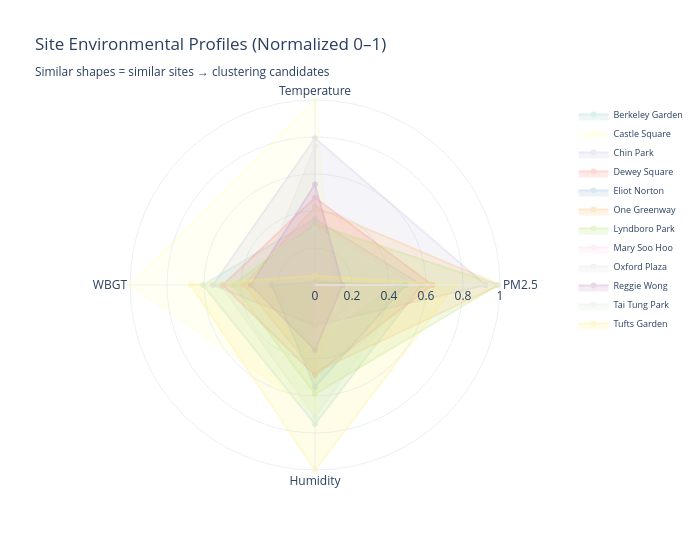

The code cell stored with this chart in its notebook:
### Markdown cell above
### 2.2 — Radar Chart: Multi-Dimensional Site Profiles

Radar charts (spider plots) let us see all four features at once for each site. This makes it easy to spot which sites have "similar shapes" — exactly what clustering will quantify.

> **💡 Teaching Moment:** Radar charts are great for comparing a small number of entities across multiple standardized dimensions. The key word is **standardized** — we need to normalize the features so they're on the same scale, otherwise the feature with the largest range dominates the visual.

### Code cell
# Radar chart — normalize features to 0–1 for visual comparison
from sklearn.preprocessing import MinMaxScaler

radar_features = ['pm25_mean', 'temp_mean', 'wbgt_mean', 'humid_mean']
radar_labels = ['PM2.5', 'Temperature', 'WBGT', 'Humidity']

scaler_mm = MinMaxScaler()
normalized = pd.DataFrame(
    scaler_mm.fit_transform(site_profiles[radar_features]),
    columns=radar_labels,
    index=site_profiles.index
)

# Color palette for 12 sites
colors = px.colors.qualitative.Set3[:12]

fig = go.Figure()
for i, (site_id, row) in enumerate(normalized.iterrows()):
    values = row.tolist() + [row.tolist()[0]]  # close the polygon
    fig.add_trace(go.Scatterpolar(
        r=values,
        theta=radar_labels + [radar_labels[0]],
        fill='toself',
        name=site_names[site_id],
        opacity=0.3,
        line=dict(color=colors[i], width=2)
    ))

fig.update_layout(
    polar=dict(radialaxis=dict(visible=True, range=[0, 1])),
    title='Site Environmental Profiles (Normalized 0–1)<br><sub>Similar shapes = similar sites → clustering candidates</sub>',
    template='plotly_white',
    width=700, height=550,
    showlegend=True,
    legend=dict(font=dict(size=9), x=1.05)
)
fig.show()

print("🔍 Notice how the radar shapes naturally group:")
print("   • One Greenway, Lyndboro, Chin Park → large PM2.5 spikes")
print("   • Oxford, Reggie Wong, Mary Soo Hoo → compact, low profiles")
print("   • Castle Square → unique shape (high temp, high WBGT, low PM2.5)")

### Figure 1 — Plotly figure (JSON) as saved in the notebook; plotly's stock layout.template omitted (floating-point values rounded to 4 significant figures)
{"data": [{"fill": "toself", "line": {"color": "rgb(141,211,199)", "width": 2}, "name": "Berkeley Garden", "opacity": 0.3, "r": [0.5755, 0.3571, 0.6048, 0.7518, 0.5755], "theta": ["PM2.5", "Temperature", "WBGT", "Humidity", "PM2.5"], "type": "scatterpolar"}, {"fill": "toself", "line": {"color": "rgb(255,255,179)", "width": 2}, "name": "Castle Square", "opacity": 0.3, "r": [0.08633, 1, 1, 0.6838, 0.08633], "theta": ["PM2.5", "Temperature", "WBGT", "Humidity", "PM2.5"], "type": "scatterpolar"}, {"fill": "toself", "line": {"color": "rgb(190,186,218)", "width": 2}, "name": "Chin Park", "opacity": 0.3, "r": [0.9209, 0.7929, 0.5509, 0.2187, 0.9209], "theta": ["PM2.5", "Temperature", "WBGT", "Humidity", "PM2.5"], "type": "scatterpolar"}, {"fill": "toself", "line": {"color": "rgb(251,128,114)", "width": 2}, "name": "Dewey Square", "opacity": 0.3, "r": [0.6331, 0.4714, 0.497, 0.4871, 0.6331], "theta": ["PM2.5", "Temperature", "WBGT", "Humidity", "PM2.5"], "type": "scatterpolar"}, {"fill": "toself", "line": {"color": "rgb(128,177,211)", "width": 2}, "name": "Eliot Norton", "opacity": 0.3, "r": [0.4892, 0.01429, 0.2335, 0.5515, 0.4892], "theta": ["PM2.5", "Temperature", "WBGT", "Humidity", "PM2.5"], "type": "scatterpolar"}, {"fill": "toself", "line": {"color": "rgb(253,180,98)", "width": 2}, "name": "One Greenway", "opacity": 0.3, "r": [1.0, 0.4214, 0.3832, 0.4706, 1.0], "theta": ["PM2.5", "Temperature", "WBGT", "Humidity", "PM2.5"], "type": "scatterpolar"}, {"fill": "toself", "line": {"color": "rgb(179,222,105)", "width": 2}, "name": "Lyndboro Park", "opacity": 0.3, "r": [0.9892, 0.3286, 0.4431, 0.5882, 0.9892], "theta": ["PM2.5", "Temperature", "WBGT", "Humidity", "PM2.5"], "type": "scatterpolar"}, {"fill": "toself", "line": {"color": "rgb(252,205,229)", "width": 2}, "name": "Mary Soo Hoo", "opacity": 0.3, "r": [0.4101, 0, 0, 0.2904, 0.4101], "theta": ["PM2.5", "Temperature", "WBGT", "Humidity", "PM2.5"], "type": "scatterpolar"}, {"fill": "toself", "line": {"color": "rgb(217,217,217)", "width": 2}, "name": "Oxford Plaza", "opacity": 0.3, "r": [0, 0.75, 0.3054, 0, 0], "theta": ["PM2.5", "Temperature", "WBGT", "Humidity", "PM2.5"], "type": "scatterpolar"}, {"fill": "toself", "line": {"color": "rgb(188,128,189)", "width": 2}, "name": "Reggie Wong", "opacity": 0.3, "r": [0.1475, 0.5429, 0.3473, 0.3511, 0.1475], "theta": ["PM2.5", "Temperature", "WBGT", "Humidity", "PM2.5"], "type": "scatterpolar"}, {"fill": "toself", "line": {"color": "rgb(204,235,197)", "width": 2}, "name": "Tai Tung Park", "opacity": 0.3, "r": [0.518, 0.3071, 0.509, 0.7114, 0.518], "theta": ["PM2.5", "Temperature", "WBGT", "Humidity", "PM2.5"], "type": "scatterpolar"}, {"fill": "toself", "line": {"color": "rgb(255,237,111)", "width": 2}, "name": "Tufts Garden", "opacity": 0.3, "r": [0.759, 0.05, 0.6707, 1, 0.759], "theta": ["PM2.5", "Temperature", "WBGT", "Humidity", "PM2.5"], "type": "scatterpolar"}], "layout": {"height": 550, "legend": {"font": {"size": 9}, "x": 1.05}, "polar": {"radialaxis": {"range": [0, 1], "visible": true}}, "showlegend": true, "title": {"text": "Site Environmental Profiles (Normalized 0–1)<br><sub>Similar shapes = similar sites → clustering candidates</sub>"}, "width": 700}}
